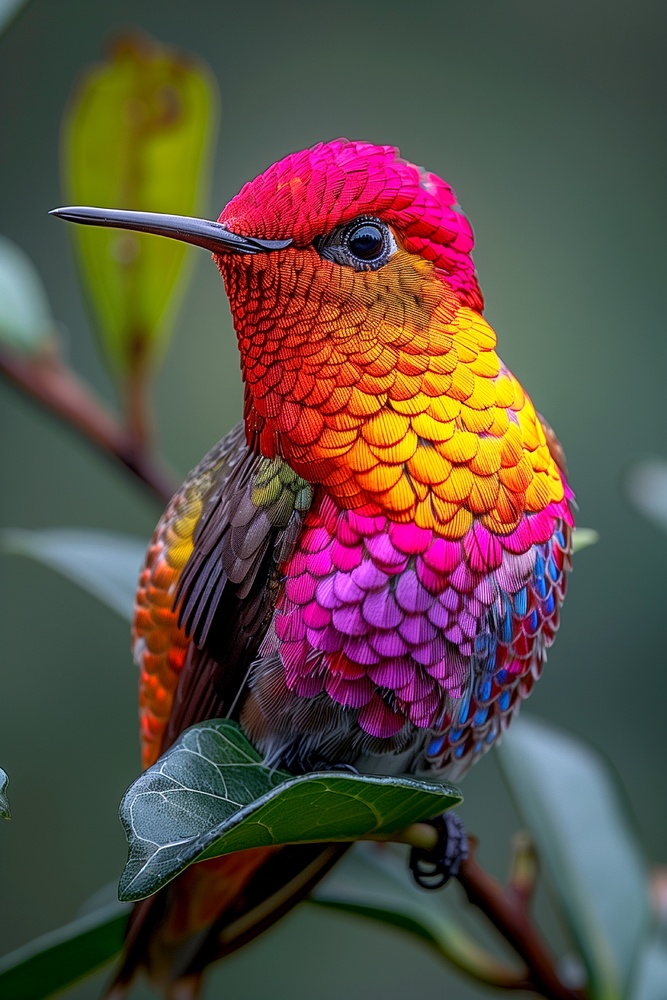
#> input picture Programação Concorrente/Trabalho Final/imagens/img2.jpg, 667 x 1000 px, shrunk from 2000 x 3000 before the run, found by its file name
$ jupyter execute --allow-errors pratica3.ipynb   (shell and % lines are left out)
#> lines starting #> are read from the running program, lines starting #| are printed output that depends on the picture
# **Modelagem Matemática e Computacional - Aula prática 3**
### Nome: Riquelme Freitas Gomes
### Data: 27/08/2023
<br>

# **Objetivo:**
> ### Estudar e pôr em prática a análise de dados utilizando o método PCA.

# **PCA - Análise de componentes principais**

> #### O PCA, ou Análise de Componentes Principais (Principal Component Analysis, em inglês), é uma técnica estatística utilizada para analisar e reduzir a dimensionalidade de dados complexos, preservando a maior parte da variação presente nos dados originais. É amplamente utilizado em áreas como estatística, análise de dados, aprendizado de máquina e processamento de imagens.

<br>

#### O objetivo principal do PCA é transformar um conjunto de dados multidimensionais em um novo conjunto de dados com menos dimensões (chamadas de **componentes principais**) de forma que a maior parte da variabilidade dos dados originais seja mantida. Isso é feito através de uma combinação linear das variáveis originais, criando assim os componentes principais. Os primeiros componentes principais retêm a maior parte da variabilidade, enquanto os últimos contêm menos informação e, frequentemente, representam ruído ou variação não relevante.
<br>

#### Passos básicos do método PCA:
1. #### **Padronização dos dados:** Primeiro, os dados são normalizados para que todas as variáveis tenham média zero e desvio padrão igual a um. Isso é importante para garantir que todas as variáveis tenham a mesma escala e evita que uma variável com grande magnitude domine a análise.

2. #### **Cálculo da matriz de covariância ou matriz de correlação:** Em seguida, é calculada a matriz de covariância (ou matriz de correlação) dos dados. Isso ajuda a entender como as variáveis originais estão relacionadas entre si.

3. #### **Cálculo dos autovalores e autovetores:** O PCA envolve a diagonalização da matriz de covariância para encontrar seus autovalores e autovetores. Os autovetores são as direções no espaço de dados que explicam a maior variação dos dados, enquanto os autovalores indicam a quantidade de variação explicada por cada autovetor.

4. #### **Seleção dos componentes principais:** Os autovetores são ordenados de acordo com seus autovalores, e os primeiros autovetores (componentes principais) são escolhidos. Geralmente, você seleciona um número menor de componentes principais que capturam a maior parte da variabilidade dos dados.

5. #### **Projeção dos dados nos componentes principais:** Os dados originais são projetados nos componentes principais selecionados, criando um novo conjunto de dados com menos dimensões.
<br>

#### O PCA é frequentemente usado em tarefas como redução de dimensionalidade para visualização de dados, remoção de redundância em conjuntos de dados, compressão de dados e também como uma etapa de pré-processamento antes de aplicar algoritmos de aprendizado de máquina, ajudando a melhorar o desempenho e a eficiência desses algoritmos.
<br>

#### **Observações**:
* #### PCA é uma técnica de redução de dimensionalidade que permite transformar um conjunto de dados de alta dimensão em um conjunto de dados de baixa dimensão, preservando a maior parte da informação dos dados originais.

* #### O objetivo do PCA é encontrar uma nova base para os dados que explique a maior variação possível nos dados. Essa nova base é composta pelos componentes principais, que são combinações lineares das variáveis originais.

* #### A projeção dos dados na nova base permite visualizar e analisar os dados de forma mais simples e eficiente.

## **Conceitos importantes**

### **Média**
> #### A média é uma medida estatística que representa o valor central de um conjunto de números. É amplamente utilizada para resumir e descrever um conjunto de dados, proporcionando uma noção de "tendência central" ou "valor típico" dos números em questão. A média é calculada somando todos os valores em um conjunto de dados e dividindo esse total pelo número de valores no conjunto.

<br>

### **Desvio padrão**
> #### O desvio padrão é uma medida estatística que quantifica a dispersão ou a variabilidade dos valores em um conjunto de dados. Ele fornece uma ideia de quão afastados os valores individuais estão em relação à média aritmética (ou média) desse conjunto de dados. Um desvio padrão maior indica que os valores estão mais dispersos em torno da média, enquanto um desvio padrão menor indica que os valores estão mais próximos da média.

<br>

### **Covariância**
> #### A covariância é uma medida estatística que descreve como duas variáveis aleatórias diferentes mudam juntas. Em outras palavras, ela indica se as duas variáveis têm um relacionamento linear positivo, um relacionamento linear negativo ou se são independentes uma da outra.

<br>

### **Matriz de covariância**
> #### A matriz de covariância é uma matriz quadrada que descreve as covariâncias entre todas as combinações possíveis de pares de variáveis em um conjunto de dados multivariado. É uma ferramenta fundamental na análise estatística e multivariada, pois fornece informações sobre como as variáveis em um conjunto de dados se relacionam linearmente entre si.

<br>

### **Autovetores e autovalores**
> #### Um **autovetor** é um vetor que mantém sua direção sob uma transformação linear. Em outras palavras, quando multiplicado por uma matriz, o autovetor é apenas escalado (ou seja, alongado ou encurtado), mas sua direção não muda. Isso significa que o autovetor não é "torcido" pela matriz, apenas esticado ou encolhido. Já o **autovalor** é um escalar que representa o fator pelo qual um autovetor é esticado ou encolhido quando multiplicado por uma matriz. Os autovalores indicam quanta variação ou escala ocorre na direção dos autovetores sob a ação da matriz.

## **1. Dataset de alimentos do Reino Unido**

#### Para praticar o uso do método PCA vamos utilizar dados do DEFRA que mostram o consumo em gramas (por pessoa, por semana) de 17 tipos diferentes de alimentos medidos e calculados em média nos quatro países do Reino Unido em 1997. Diremos que os 17 tipos de alimentos são as variáveis e os 4 países são as observações.

[cell 1]
import pandas as pd
import numpy as np
import matplotlib.pyplot as plt
from sklearn.decomposition import PCA
from sklearn.preprocessing import StandardScaler

# Carrega o conjunto de dados
url = "https://bioboot.github.io/bggn213_f17/class-material/UK_foods.csv"
#> (the rest of this cell did not finish here and is left out)

#### Apenas olhando os valores da tabela é difícil de obter análises e interpretações muito aprofundadas sobre as quantidades, os alimentos e os países, isto é, apenas os números da tabela acima não revelam muito. Na verdade, em geral, é difícil extrair significado de qualquer conjunto de números. Dado que este é um conjunto de dados relativamente pequeno, vemos que um método analítico poderoso é absolutamente necessário se quisermos observar tendências e padrões em dados maiores.

#### Até mesmo com o uso de gráfico de barras, ainda é difícil identificar as características distintivas da dieta de cada país:

### Padronizando os dados

#### Como o PCA produz um subespaço de características que maximiza a variância ao longo dos eixos, faz sentido padronizar os dados, especialmente se eles foram medidos em escalas diferentes. Embora todas as características do conjunto de dados de alimentos do Reino Unido tenham sido medidas em gramas, algumas características tendem a assumir valores maiores do que outras.

#> (a cell that did not finish here is left out)

### Projeção PCA em 2D

[cell 3]
# Instancia objeto PCA com 2 componentes;
pca = PCA(n_components=2)

# aplica fit_transform a scaled_x para representar os dados em termos dos 2 primeiros componentes
#> (the rest of this cell did not finish here and is left out)

#> (a cell that did not finish here is left out)

Com os números juntos ao gráfico, agora já é possível interpretar que a Irlanda do Norte (N.Ireland) tem a dieta mais diferente entre estes quatro países, possivelmente por conta de sua distância física para os demais.

<br>

Uma vez que cada componente é uma combinação linear dos recursos originais, podemos usar o objeto PCA para extraí-los.

#> (a cell that did not finish here is left out)

#### Notamos que, por exemplo, o primeiro componente é caracterizado por um consumo maior de:
* carcass meat
* soft drinks

### Variância Explicada

####A variância explicada nos diz quanta informação (variância) pode ser atribuída a cada um dos componentes principais.

#> (a cell that did not finish here is left out)

Vemos que, juntos, os dois primeiros componentes principais contêm $93\%$ da informação. O primeiro componente principal contém $68\%$ da variância e o segundo componente principal contém $25\%$ da variância. Os outros $15$ componentes principais contêm o restante $(7\%)$ da variação do conjunto de dados.

<br>

Vamos criar um gráfico que nos mostre a quantidade de variância explicada por cada um dos 4 primeiros componentes principais.

[cell 7]
N = 4
pca = PCA(n_components = N)
#> (the rest of this cell did not finish here and is left out)

#### Aqui, notamos que trata-se de um caso onde os autovalores decaem rapidamente. Com isso, vemos que a componente $4$ já não é tão relevante pois a variância explicada nela é praticamente $0$, assim tomando somente $3$ componentes principais já teríamos bons resultados, uma vez que esses explicam quase toda a variância.

## **2. PCA para redução de dimensão em imagens**

#### A Análise de Componentes Principais (PCA) é uma técnica amplamente utilizada na redução de dimensão de imagens, que desempenha um papel crucial em áreas como processamento de imagens, visão computacional e reconhecimento de padrões. A PCA permite representar imagens em um espaço de menor dimensionalidade, preservando ao máximo as informações importantes, o que pode ser extremamente útil em várias aplicações.

Para aplicar a redução de dimensão em imagens com o PCA, optei por utilizar uma imagem do meu cachorro.

[cell 8]
import numpy as np
from PIL import Image

# Carregando imagem
img = Image.open('/content/drive/MyDrive/Colab Notebooks/Auxiliar/img2.jpg')
#> img is the input picture: PIL image 667x1000 RGB; mean R, G, B 91.9, 77.5, 68.1
plt.imshow(img)
plt.show()

# Transformando em matriz e visualizando dimensões
I = np.array(img.convert('L'))
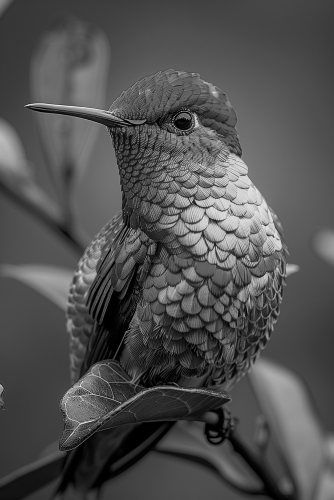
#> I: shape (1000, 667) (shown at 1/2 size); min 0, max 255, mean 80.8
print("\nDimensões:", I.shape)
#| Dimensões: (1000, 667)

Observe que a matriz tem 1280 linhas e 960 colunas. Aplicaremos, em seguida, a técnica PCA.

[cell 9]
# Variância explicada de 0.99
lower_dimension_data = PCA(0.99) .fit_transform(I)
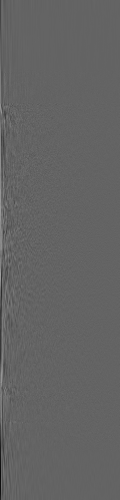
#> lower_dimension_data: shape (1000, 239) float64 (shown at 1/2 size); min -800.8, max 1244.4, mean 0; drawn with min black and max white
print("Dimensões:", lower_dimension_data.shape)
#| Dimensões: (1000, 239)

O número 0.99 passado como parâmetro para o método PCA diz que queremos um número de componentes que nos garanta 99% de variância explicada cumulativa. Observe que para isso, utilizou-se 27 componentes. Isso é uma redução imensa, uma vez que a original possuia 960 colunas. Queremos ver, caso necessário recuperar a imagem, como essas imagens ficam com a dimensão reduzida. Para isso serão necessários duas funções auxiliares.

[cell 10]
def pca_with_var_exp(X, var_exp):
#> called with var_exp = 0.99
    pca = PCA(var_exp)
    lower_dimension_data = pca.fit_transform(X)
    print(lower_dimension_data.shape)
#| (1000, 239)
    approximation = pca.inverse_transform(lower_dimension_data)
    return approximation

def plot_subplot(X, i):
    plt.subplot(3,2,i)
    plt.imshow(X, cmap="gray")
    plt.xticks([])
    plt.yticks([])

A primeira função reduz a imagem $X$ mantendo var_exp de variância explicada cumulativa. Compararemos $3$ valores: $0.99$, $0.90$ e $0.70$.

A segunda função serve para fazer o plot das imagens. Utilizaremos ela para comparar as imagens "reduzidas" com a original.

[cell 11]
# calculando algumas aproximações
img_1 = pca_with_var_exp(I, var_exp=0.99) # 99%
img_2 = pca_with_var_exp(I, var_exp=0.90) # 90%
#> call 2 of pca_with_var_exp, with var_exp = 0.9
#> in pca_with_var_exp (call 2), `lower_dimension_data = pca.fit_transform(X)`:
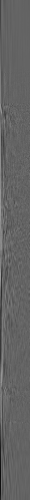
#> lower_dimension_data: shape (1000, 59) float64 (shown at 1/2 size); min -800.8, max 1244.4, mean 0; drawn with min black and max white
#| (1000, 59)
#> in pca_with_var_exp (call 2), `approximation = pca.inverse_transform(lower_dimension_data)`:
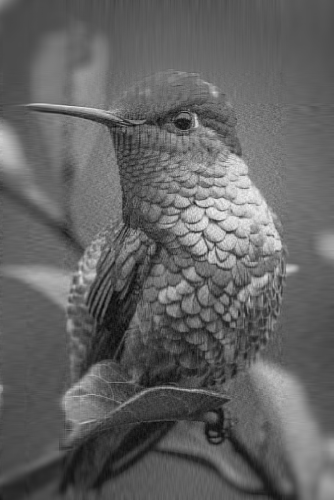
#> approximation: shape (1000, 667) float64 (shown at 1/2 size); min -27.65, max 250.8, mean 80.8; drawn with min black and max white
img_3 = pca_with_var_exp(I, var_exp=0.70) # 70%
#> call 3 of pca_with_var_exp, with var_exp = 0.7
#| (1000, 10)
#> in pca_with_var_exp (call 3), `approximation = pca.inverse_transform(lower_dimension_data)`:
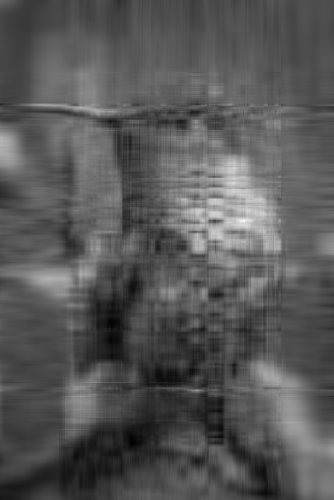
#> approximation: shape (1000, 667) float64 (shown at 1/2 size); min -14.85, max 264.5, mean 80.8; drawn with min black and max white

Vemos que quanto menor a porcentagem de variância explicada cumulativa que exigimos, menor é o número de componentes a serem consideradas.

[cell 12]
# Aplicando PCA
N = 10
pca = PCA(n_components = N)
pca.fit(I)

# Imprime taxa de variância explicada
for n in range(N):
  print(f"PC{n+1}: {pca.explained_variance_ratio_[n]}")

print()
fig, ax = plt.subplots(1,1)
ax.plot(np.arange(1, N+1), pca.explained_variance_ratio_)
ax.set_xlabel('Número da componente')
ax.set_ylabel('Variância explicada')
plt.show()
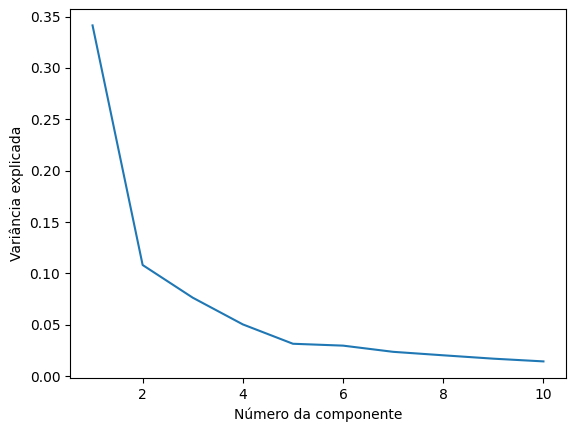
#> figure drawn by matplotlib, 1 panel; curve peaks at x = 1, y = 0.341

Aqui vemos a influência de cada componente na imagem original. É perceptível pelo gráfico que a partir da PC4 a variância explicada vai se tornando muito pequena e pouco influente, e que a PC1 e a PC2 juntas somam aproximadamente $60\%$ do total.

[cell 13]
# Visualizando aproximações
plt.figure(figsize=(6, 8))

plot_subplot(I, 1)
plt.title("Original")
plot_subplot(img_1, 2)
plt.title("Var. Explicada de 99%")
plot_subplot(I, 3)
plt.title("Original")
plot_subplot(img_2, 4)
plt.title("Var. Explicada de 90%")
plot_subplot(I, 5)
plt.title("Original")
plot_subplot(img_3, 6)
plt.title("Var. Explicada de 70%")

plt.tight_layout()
plt.show()

$ run again, with Programação Concorrente/Trabalho Final/imagens/img1.jpg copied over Programação Concorrente/Trabalho Final/imagens/img2.jpg
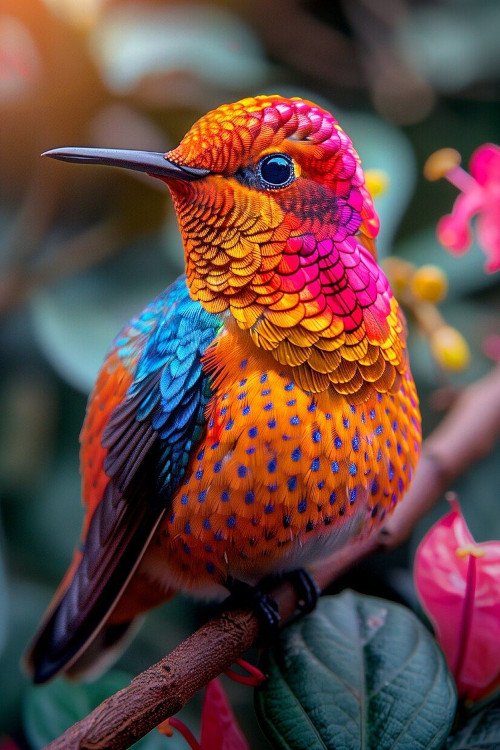
#> input picture Programação Concorrente/Trabalho Final/imagens/img1.jpg, 500 x 750 px, found by its file name
#> img is the input picture: PIL image 500x750 RGB; mean R, G, B 102.8, 70.9, 66.8
#| Dimensões: (750, 500)
#| Dimensões: (750, 143)
#| (750, 143)
#| (750, 25)
#> in pca_with_var_exp (call 2), `approximation = pca.inverse_transform(lower_dimension_data)`:
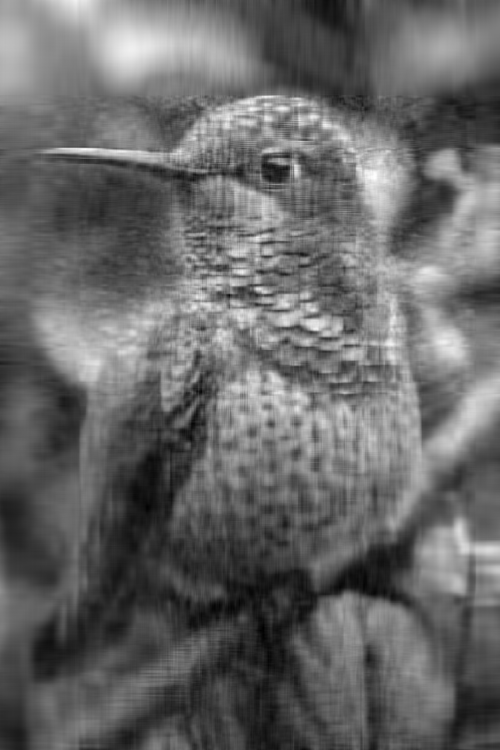
#> approximation: shape (750, 500) float64; min -20.26, max 226, mean 80; drawn with min black and max white
#> in pca_with_var_exp (call 3), `lower_dimension_data = pca.fit_transform(X)`: lower_dimension_data = 750 rows, first 6: [406.7, -864, -49.9, -258.9, -131.6, 42.48], [416.2, -864.4, -50.73, -256.3, -119.8, 35.77], [417.9, -865.5, -44.04, -252.1, -108.4, 31.98], [426.2, -865.5, -35.26, -247, -97.02, 30.17], [445.4, -866, -30.74, -241.5, -85.2, 28.98], [458.8, -868.4, -23.3, -236.8, -76.25, 27.52]
#| (750, 6)
#> `plt.show()`:
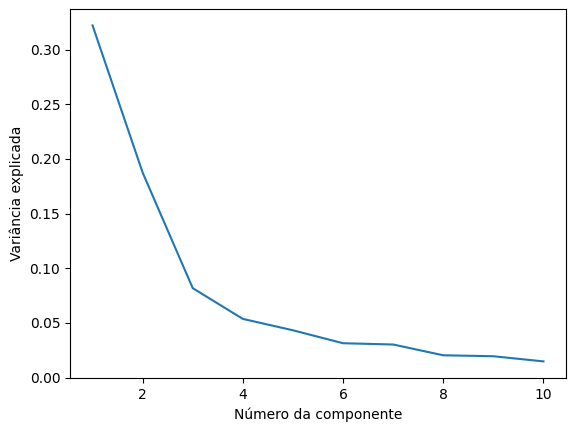
#> figure drawn by matplotlib, 1 panel; curve peaks at x = 1, y = 0.322

$ run again, with Programação Concorrente/Trabalho Final/imagens/img3.jpg copied over Programação Concorrente/Trabalho Final/imagens/img2.jpg
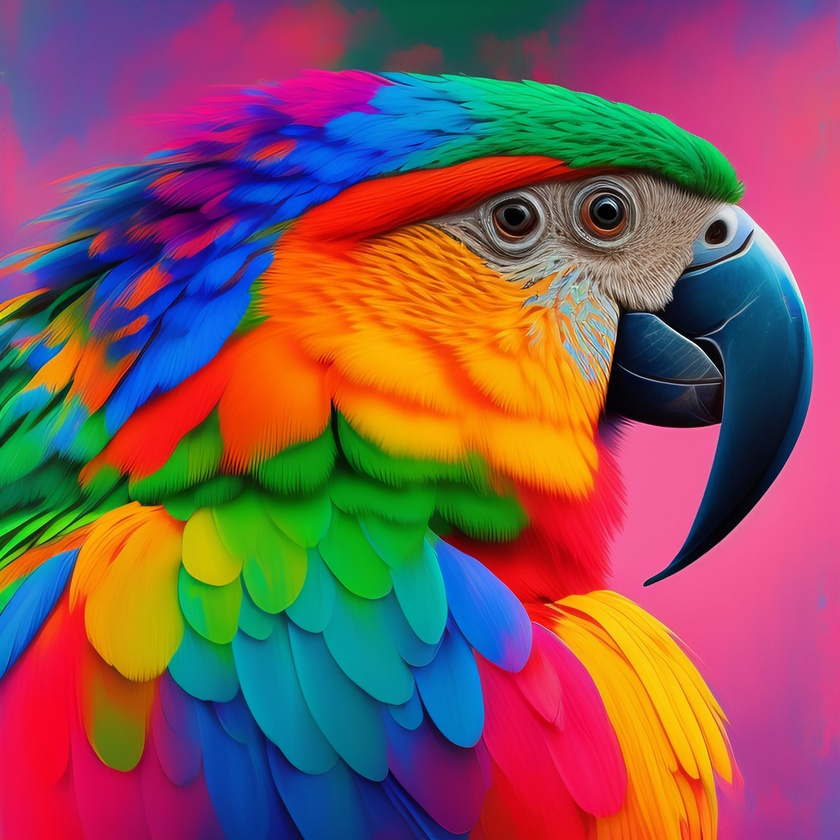
#> input picture Programação Concorrente/Trabalho Final/imagens/img3.jpg, 840 x 840 px, shrunk from 3500 x 3500 before the run, found by its file name
#> img is the input picture: PIL image 840x840 RGB; mean R, G, B 131.8, 86.1, 89.4
#| Dimensões: (840, 840)
#| Dimensões: (840, 171)
#| (840, 171)
#| (840, 24)
#> in pca_with_var_exp (call 2), `approximation = pca.inverse_transform(lower_dimension_data)`:
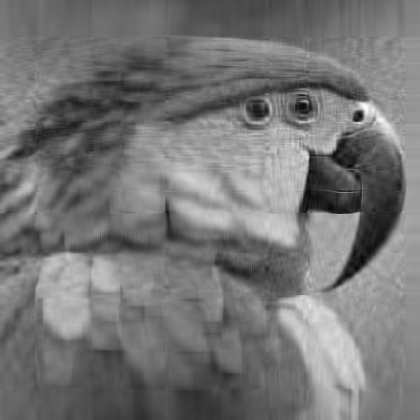
#> approximation: shape (840, 840) float64 (shown at 1/2 size); min -18.78, max 238.3, mean 100.1; drawn with min black and max white
#> in pca_with_var_exp (call 3), `lower_dimension_data = pca.fit_transform(X)`: lower_dimension_data = 840 rows, first 6: [-300, -562.2, -477.7, -259.6, -121.8], [-301.7, -551.4, -476.2, -254.1, -120.5], [-300.7, -548.1, -476.9, -252.6, -121.3], [-299.5, -542, -476.4, -250.5, -119.7], [-298.4, -526.6, -473.8, -243.2, -116.7], [-293.6, -521.8, -472.7, -238.6, -114]
#| (840, 5)
#> `plt.show()`:
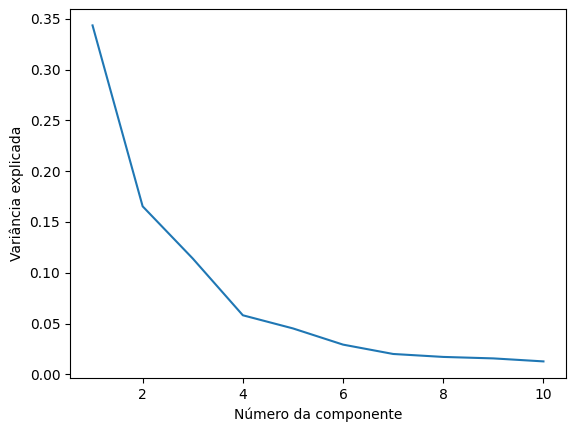
#> figure drawn by matplotlib, 1 panel; curve peaks at x = 1, y = 0.343
